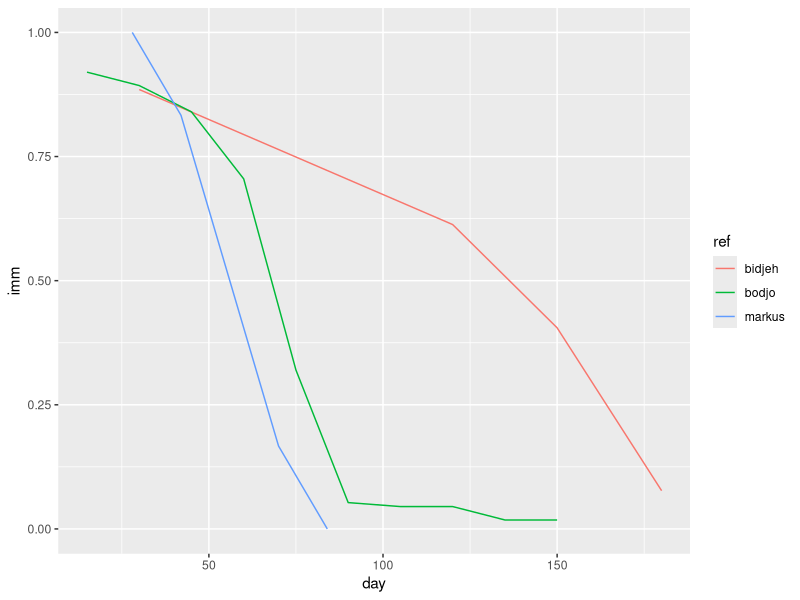
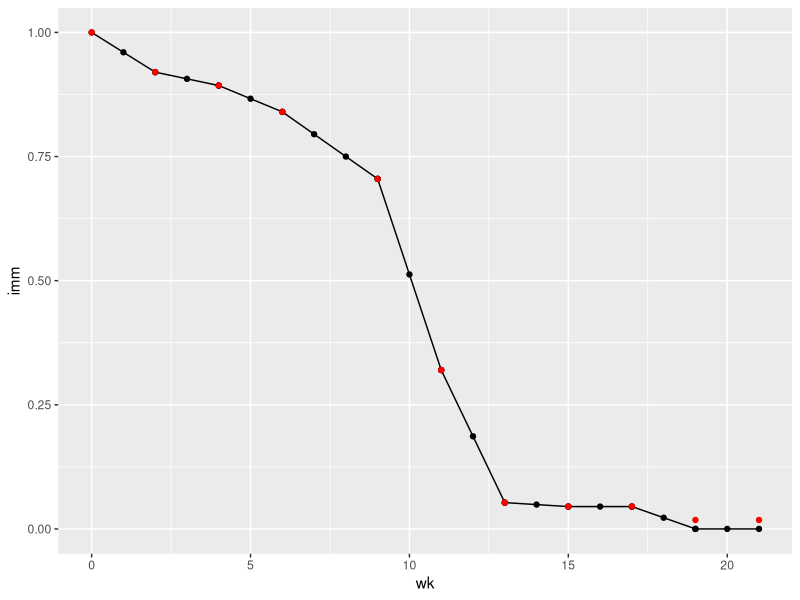

These charts were generated, in order, by the following R code:
## maternal immunity
# compute decay in maternal immunity based on empirical data

library(tidyverse)

# Bodjo: Tested duration of maternal immunity in 112 lambs up to 150 days after birth
bodjo <- data.frame(
  ref = "bodjo",
  day = seq(15,150,15),
  imm = c(0.92,0.893,0.84,0.705,0.32,0.053,0.045,0.045,0.018,0.018))

# 1,119 dams (17.5 % ewes and 82.5 % goats) were vaccinated with anti-PPR vaccine.
bidjeh <- data.frame(
  ref = "bidjeh",
  day = c(30,120,150,180),
  imm = c(0.885,0.613,0.405,0.077)
)

Markus <- data.frame(
  ref = "markus",
  day = c(28,42,56,70,84),
  imm = c(1,0.833,0.5,0.167,0)
)

mat_imm <- 
  as.data.frame(rbind(bodjo,
                      bidjeh,
                      Markus))
ggplot(mat_imm, aes(x=day, y = imm, col = ref))+geom_line()


# based on results calculate weekly decline in maternal immunity, following Bodjo data
bodjo_wk <- bodjo %>% 
  mutate(wk = round(day/7)) %>%
  rbind(c("bodjo", 0,1,0)) %>%
  mutate(day=as.numeric(day),
         imm = as.numeric(imm),
         wk = as.numeric(wk)) %>%
  # set imm for >4months to 0, following consensus of papers
  mutate(imm_data = imm,
         imm = ifelse(wk>17,0,imm_data),
         ) %>%
  arrange(day)

imm_decay <- data.frame(
  wk = numeric(),
  imm = numeric()
)

for(i in 2:nrow(bodjo_wk)){
  
  imm_dif <- bodjo_wk[i,"imm"] - bodjo_wk[i-1,"imm"]
  wk_dif <- bodjo_wk[i,"wk"] - bodjo_wk[i-1,"wk"] 
  decay = imm_dif / wk_dif

  imm_decay <- imm_decay %>%
    rbind(
      cbind(
        "wk" = c(bodjo_wk[i-1,"wk"]:bodjo_wk[i,"wk"]),
        "imm" = seq(bodjo_wk[i-1,"imm"],bodjo_wk[i,"imm"], by = decay)
      )
    )
}

# correct immune decay so that probability of remaining immune at week 2 = 0.92 etc
# i.e. Previously immunity from week 2-3 = 0.92 retain immunity... should be 92% immune AT week 2..
imm_decay_corrected <- imm_decay %>%
  distinct() %>%
  mutate(week_corrected = wk-1) %>%
  select(-c(wk))
# plot of empirical data - red points - from Bodjo, against computed decay - black line + points - for model.
ggplot(imm_decay, aes(x=wk, y=imm))+
  geom_line()+
  geom_point()+
  geom_point(data = bodjo_wk, aes(x=wk, y = imm_data), col="red")

# write.csv(imm_decay_corrected, "data/imm_decay_bodjo.csv", row.names = F)
